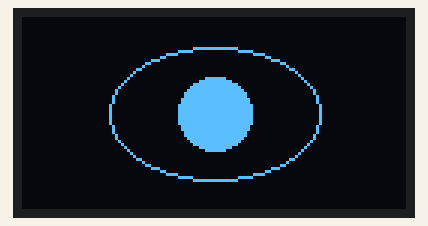
This program was run on a simulated Raspberry Pi Pico running MicroPython. Parts: 128×64 one-colour display. Library files of the repository ran but are not shown: ssd1306.py; what the program prints to the serial console is not drawn.

Above: at 0.1 s.

The program:

03_eye_controller.py
```python
# ==========================================================
# PHASE 07: HUMAN INTERFACE (LESSON 3)
# Title: The Eye Controller
# Goal: Use 2 Keys to look Left and Right!
# ==========================================================

from machine import Pin, I2C
from ssd1306 import SSD1306_I2C
import time

# --- PINS ---
# Keys (Using GP20 and GP21)
KEY_LEFT = Pin(20, Pin.IN, Pin.PULL_DOWN)
KEY_RIGHT = Pin(21, Pin.IN, Pin.PULL_DOWN)

# Screen
i2c = I2C(0, sda=Pin(16), scl=Pin(17))
oled = SSD1306_I2C(128, 64, i2c)

# --- EYE STATE ---
pupil_x = 64  # Center
pupil_y = 32
eye_speed = 4

def draw_eye(x, y):
    oled.fill(0)
    # Socket
    oled.ellipse(64, 32, 35, 22, 1)
    # Pupil
    oled.ellipse(x, y, 12, 12, 1, True)
    oled.show()

print("Eye Controller Ready. Left/Right to Look.")

while True:
    # 1. Read Inputs
    move_left = KEY_LEFT.value()
    move_right = KEY_RIGHT.value()

    # 2. Update Logic
    if move_left == 1:
        pupil_x -= eye_speed
        # Limit (Don't fall out of eye)
        if pupil_x < 40: pupil_x = 40

    if move_right == 1:
        pupil_x += eye_speed
        # Limit
        if pupil_x > 88: pupil_x = 88

    # 3. Draw
    draw_eye(int(pupil_x), int(pupil_y))

    # Fast update for smooth movement
    # (No debounce needed because we WANT continuous movement while holding)
    time.sleep(0.01)
```
